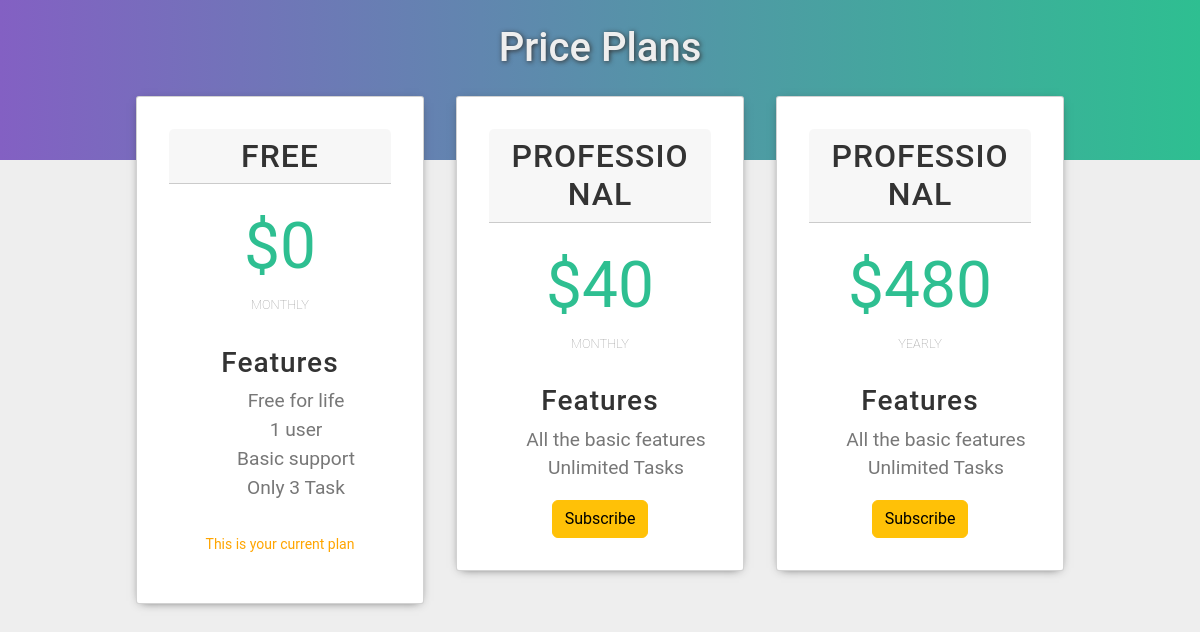
The page /membership/viewplans/ (signed in) on the database as committed earlier.
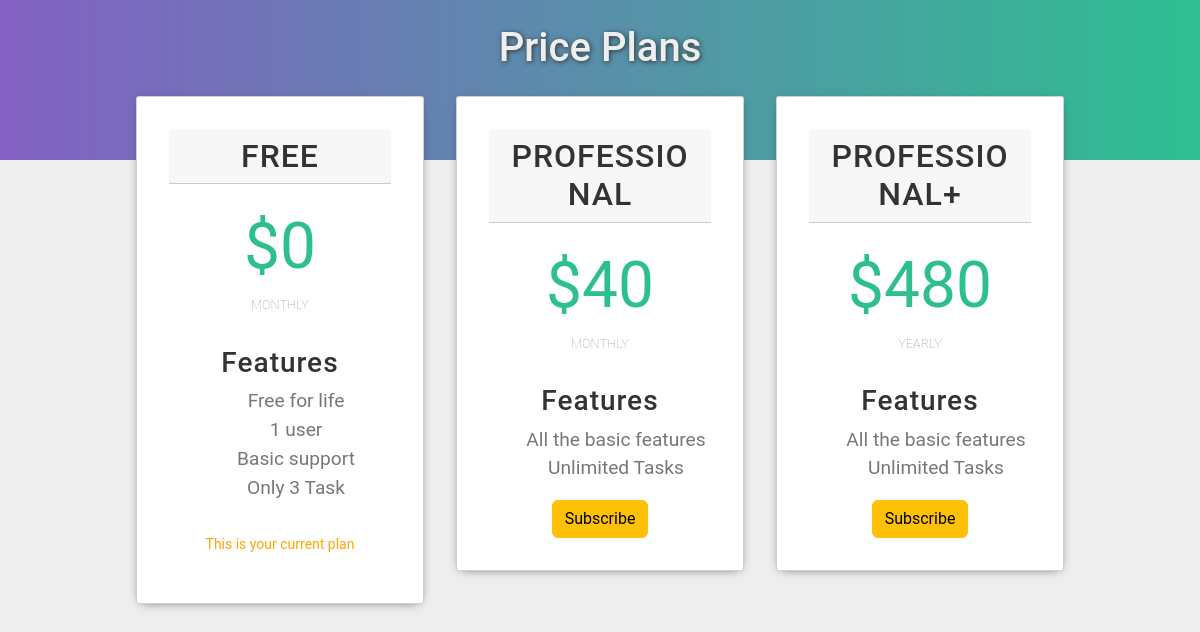
The same page on the database as committed later.
### memberships/models.py (models this page shows, shortened)
class Membership(models.Model):
    membership_type = models.CharField(
        choices=MEMBERSHIP_CHOICES,
        default='Free',
        max_length=30)
    price = models.IntegerField(default=0)
    payment_type= models.CharField(choices= PAYMENT_TYPE, default='Monthly', max_length= 50)
    stripe_price_id = models.CharField(max_length=200, default="price_1LCfzGHbrOhTO2jzGrkrAkqm")

### memberships/views.py (the view)
# urls.py: path("viewplans/", views.viewPlans, name='view_plans'),
@login_required(login_url='login')
def viewPlans(request):
    membership = Membership.objects.all()
    current_membership= getuser_membership(request)
    context = {
        'memberships': membership,
        'current_membership': current_membership
    }
    return render(request, 'plans.html', context)

### memberships/views.py (called while the page is built)
def getuser_membership(request):
    getmem = UserMembership.objects.filter(user = request.user)
    if getmem.exists():
        return getmem.first()
    else:
        return None

### memberships/templates/plans.html (shortened to what this page needs)
{% load static %}
<!DOCTYPE html>
<html lang="en">
<head>
    <link href="https://cdn.jsdelivr.net/npm/bootstrap@5.2.0-beta1/dist/css/bootstrap.min.css" rel="stylesheet">
</head>
<body>
    <section class="card-div">
            <div class="card-div-title">
            <h1>Price Plans</h1>
            </div>
        {% for membership in memberships %}
            <div class="card">
                <h2 class="card-header">{{membership.membership_type}}</h2>
                <p class="card-pricing">${{membership.price}}<span class="recurring">{{membership.payment_type}}</span></p>
                <h3 class="card-subheader">Features</h3>
                {% if membership.membership_type == 'Free' %}
                <ul class="card-features">
                    <li>Free for life</li>
                    <li>1 user</li>
                    <li>Basic support</li>
                    <li> Only 3 Task</li>
                </ul>
                {% else %}
                <ul class="card-features">
                    <li>All the basic features</li>
                    <li>Unlimited Tasks </li>
                </ul>
                {% endif %}
                {% if current_membership == None and membership.membership_type == 'Free'  or membership == current_membership.membership %}
                    <p style="color: orange;font-size: 14px;padding-top: 1rem;">This is your current plan</p>
                {% else %}
                    <a href="{% url 'upgrade_plan' membership.membership_type %}"><button type="button" class="btn btn-warning">Subscribe</button> </a>
                {% endif %}
            </div>
        {% endfor %}
      </section>
</body>
</html>

Rows that differ between the two databases and show on the page:
changed Membership "YEARLY": membership_type "PROFESSIONAL" → "PROFESSIONAL+"
